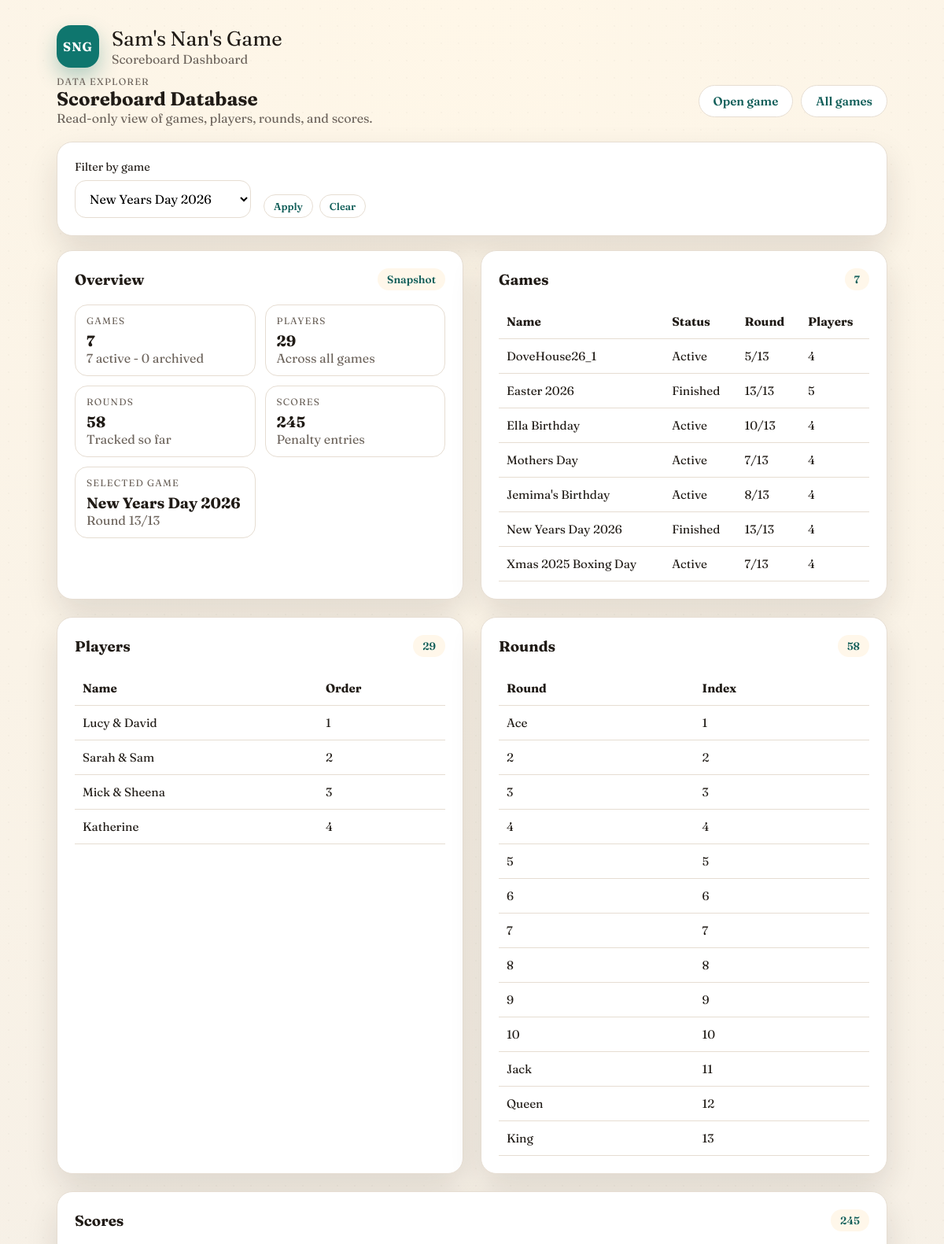
Screenshot of /explorer?game_id=2 (upper part) with the database file from the repository.
### models.py (models this page shows)
class Game(db.Model):
    __tablename__ = "games"
    id = db.Column(db.Integer, primary_key=True)
    name = db.Column(db.String(120), nullable=False)
    current_round_index = db.Column(db.Integer, nullable=False, default=1)
    finished = db.Column(db.Boolean, nullable=False, default=False)
    archived = db.Column(db.Boolean, nullable=False, default=False)
    created_at = db.Column(db.DateTime, default=datetime.utcnow)
    players = db.relationship(
        "Player",
        back_populates="game",
        order_by="Player.sort_order",
        cascade="all, delete-orphan",
    )
    rounds = db.relationship(
        "Round",
        back_populates="game",
        order_by="Round.round_index",
        cascade="all, delete-orphan",
    )

class Player(db.Model):
    __tablename__ = "players"
    id = db.Column(db.Integer, primary_key=True)
    game_id = db.Column(db.Integer, db.ForeignKey("games.id"), nullable=False)
    person_id = db.Column(db.Integer, db.ForeignKey("persons.id"), nullable=True)
    name = db.Column(db.String(80), nullable=False)
    sort_order = db.Column(db.Integer, nullable=False)
    created_at = db.Column(db.DateTime, default=datetime.utcnow)
    game = db.relationship("Game", back_populates="players")
    person = db.relationship("Person", back_populates="players")
    round_scores = db.relationship(
        "RoundScore",
        back_populates="player",
        cascade="all, delete-orphan",
    )

class Round(db.Model):
    __tablename__ = "rounds"
    id = db.Column(db.Integer, primary_key=True)
    game_id = db.Column(db.Integer, db.ForeignKey("games.id"), nullable=False)
    round_index = db.Column(db.Integer, nullable=False)
    round_name = db.Column(db.String(20), nullable=False)
    created_at = db.Column(db.DateTime, default=datetime.utcnow)
    game = db.relationship("Game", back_populates="rounds")
    scores = db.relationship(
        "RoundScore",
        back_populates="round",
        cascade="all, delete-orphan",
    )
    __table_args__ = (
        db.UniqueConstraint("game_id", "round_index", name="uq_round_game_index"),
    )

### app.py (the view)
@app.get("/explorer")
def explorer():
    selected_game_id = request.args.get("game_id", type=int)
    context = build_explorer_context(selected_game_id)
    if is_htmx_request():
        hx_target = request.headers.get("HX-Target")
        if hx_target == "explorer-body":
            return render_template("partials/explorer_content.html", **context)
        return render_template("partials/explorer_body.html", **context)
    return render_template("explorer.html", **context)

### app.py (called while the page is built)
def is_htmx_request():
    return request.headers.get("HX-Request") is not None

### templates/explorer.html
{% extends "base.html" %}
{% block content %}
  {% include "partials/explorer_body.html" %}
{% endblock %}

### templates/partials/explorer_content.html (shortened to what this page needs)
<div class="panel filter-panel">
  <form
    class="filter-bar"
    method="get"
    action="{{ url_for('explorer') }}"
    hx-get="{{ url_for('explorer') }}"
    hx-target="#explorer-body"
    hx-swap="innerHTML"
  >
    <label class="field">
      <span>Filter by game</span>
      <select name="game_id">
        {% for game in games %}
          <option value="{{ game.id }}" {% if selected_game and game.id == selected_game.id %}selected{% endif %}>
            {{ game.name }}
          </option>
        {% endfor %}
      </select>
    </label>
    <div class="filter-actions">
      <button type="submit" class="btn ghost small">Apply</button>
      {% if selected_game %}
        <a
          class="btn ghost small"
          href="{{ url_for('explorer') }}"
          hx-get="{{ url_for('explorer') }}"
          hx-target="#explorer-body"
          hx-swap="innerHTML"
        >Clear</a>
      {% endif %}
    </div>
  </form>
</div>
<div class="dashboard-grid explorer-grid">
  <div class="panel">
    <div class="panel-header">
      <h3>Overview</h3>
      <span class="tag">Snapshot</span>
    </div>
    <div class="insights-grid">
      <div class="stat-card">
        <div class="eyebrow">Games</div>
        <div class="stat-value">{{ game_count }}</div>
        <div class="muted">{{ active_games }} active - {{ archived_games }} archived</div>
      </div>
      <div class="stat-card">
        <div class="eyebrow">Players</div>
        <div class="stat-value">{{ player_count }}</div>
        <div class="muted">Across all games</div>
      </div>
      <div class="stat-card">
        <div class="eyebrow">Rounds</div>
        <div class="stat-value">{{ round_count }}</div>
        <div class="muted">Tracked so far</div>
      </div>
      <div class="stat-card">
        <div class="eyebrow">Scores</div>
        <div class="stat-value">{{ score_count }}</div>
        <div class="muted">Penalty entries</div>
      </div>
      {% if selected_game %}
        <div class="stat-card">
          <div class="eyebrow">Selected game</div>
          <div class="stat-value">{{ selected_game.name }}</div>
          <div class="muted">Round {{ selected_game.current_round_index }}/13</div>
        </div>
      {% endif %}
    </div>
  </div>
  <div class="panel">
    <div class="panel-header">
      <h3>Games</h3>
      <span class="tag">{{ game_count }}</span>
    </div>
    <div class="table-wrap">
      <table>
        <thead>
          <tr>
            <th>Name</th>
            <th>Status</th>
            <th>Round</th>
            <th>Players</th>
          </tr>
        </thead>
        <tbody>
          {% for summary in game_summaries %}
            <tr>
              <td>{{ summary.game.name }}</td>
              <td>
                {% if summary.game.archived %}
                  Archived
                {% elif summary.game.finished %}
                  Finished
                {% else %}
                  Active
                {% endif %}
              </td>
              <td>{{ summary.game.current_round_index }}/13</td>
              <td>{{ summary.player_count }}</td>
            </tr>
          {% else %}
            <tr>
              <td colspan="4" class="muted">No games yet.</td>
            </tr>
          {% endfor %}
        </tbody>
      </table>
    </div>
  </div>
  <div class="panel">
    <div class="panel-header">
      <h3>Players</h3>
      <span class="tag">{{ player_count }}</span>
    </div>
    <div class="table-wrap">
      <table>
        <thead>
          <tr>
            <th>Name</th>
            <th>Order</th>
          </tr>
        </thead>
        <tbody>
          {% for player in players %}
            <tr>
              <td>{{ player.name }}</td>
              <td>{{ player.sort_order + 1 }}</td>
            </tr>
          {% else %}
            <tr>
              <td colspan="{{ 2 if selected_game else 3 }}" class="muted">No players found.</td>
            </tr>
          {% endfor %}
        </tbody>
      </table>
    </div>
  </div>
  <div class="panel">
    <div class="panel-header">
      <h3>Rounds</h3>
      <span class="tag">{{ round_count }}</span>
    </div>
    <div class="table-wrap">
      <table>
        <thead>
          <tr>
            <th>Round</th>
            <th>Index</th>
          </tr>
        </thead>
        <tbody>
          {% for round_item in rounds %}
            <tr>
              <td>{{ round_item.round_name }}</td>
              <td>{{ round_item.round_index }}</td>
            </tr>
          {% else %}
            <tr>
              <td colspan="{{ 2 if selected_game else 3 }}" class="muted">No rounds found.</td>
            </tr>
          {% endfor %}
        </tbody>
      </table>
    </div>
  </div>
  <div class="panel wide">
    <div class="panel-header">
      <h3>Scores</h3>
      <span class="tag">{{ score_count }}</span>
    </div>
  </div>
</div>

### static/style.css (style rules this page uses)
:root { --bg: #f4efe7; --surface: #ffffff; --surface-strong: #fff7ea; --ink: #201b16; --muted: #6c635b; --accent: #0f766e; --accent-dark: #115e59; --highlight: #f59e0b; --danger: #b42318; --border: #e6ddd2; --shadow: 0 18px 40px rgba(32, 27, 22, 0.12); }
* { box-sizing: border-box; }
body { margin: 0; font-family: "Fraunces", "Georgia", serif; color: var(--ink); background: radial-gradient(circle at top, #fff7e8 0%, #f5efe6 50%, #f0e8dc 100%); min-height: 100vh; }
body::before { content: ""; position: fixed; inset: 0; background-image: radial-gradient(rgba(32, 27, 22, 0.06) 1px, transparent 0); background-size: 22px 22px; opacity: 0.4; pointer-events: none; z-index: -1; }
h2, h3, h4 { margin: 0; font-family: "Fraunces", "Georgia", serif; }
.panel { background: var(--surface); border-radius: 20px; padding: 22px; border: 1px solid var(--border); box-shadow: var(--shadow); animation: fadeUp 0.4s ease; }
.panel-header { display: flex; align-items: center; justify-content: space-between; gap: 16px; margin-bottom: 18px; }
.tag { padding: 6px 12px; border-radius: 999px; background: var(--surface-strong); color: var(--accent-dark); font-size: 0.85rem; font-weight: 600; }
.eyebrow { text-transform: uppercase; letter-spacing: 0.1em; font-size: 0.75rem; color: var(--muted); }
.muted { color: var(--muted); }
.field { display: grid; gap: 8px; font-size: 0.9rem; }
.field input, .field select { padding: 12px 14px; border-radius: 14px; border: 1px solid var(--border); font-size: 1rem; font-family: inherit; background: #fff; }
.btn, button { padding: 10px 18px; border-radius: 999px; border: none; font-size: 0.95rem; font-weight: 600; cursor: pointer; transition: transform 0.2s ease, box-shadow 0.2s ease; font-family: inherit; text-decoration: none; display: inline-flex; align-items: center; justify-content: center; gap: 8px; }
.btn.ghost, button.ghost { background: #fff; border: 1px solid var(--border); color: var(--accent-dark); }
.btn.small, button.small { padding: 6px 12px; font-size: 0.8rem; }
.dashboard-grid { display: grid; grid-template-columns: repeat(3, minmax(0, 1fr)); gap: 22px; }
.panel.wide { grid-column: 1 / -1; }
.insights-grid { display: grid; gap: 12px; grid-template-columns: repeat(auto-fit, minmax(160px, 1fr)); margin-bottom: 18px; }
.stat-card { border-radius: 16px; padding: 12px 14px; border: 1px solid var(--border); background: #fff; }
.stat-value { font-size: 1.2rem; font-weight: 700; margin-top: 6px; }
.filter-panel { margin-bottom: 18px; }
.filter-bar { display: flex; flex-wrap: wrap; gap: 16px; align-items: flex-end; }
.filter-actions { display: flex; gap: 8px; }
.explorer-grid { grid-template-columns: repeat(2, minmax(0, 1fr)); }
.table-wrap { overflow-x: auto; }
table { width: 100%; border-collapse: collapse; font-size: 0.95rem; }
th, td { text-align: left; padding: 12px 10px; border-bottom: 1px solid var(--border); }

### rows the page displays
Game: name "New Years Day 2026", current_round_index "13", game.name "New Years Day 2026", game.current_round_index "13"
Game: game.name "DoveHouse26_1", game.current_round_index "5"
Game: game.name "Easter 2026", game.current_round_index "13"
Game: game.name "Ella Birthday", game.current_round_index "10"
Game: game.name "Mothers Day", game.current_round_index "7"
Game: game.name "Jemima's Birthday", game.current_round_index "8"
Game: game.name "Xmas 2025 Boxing Day", game.current_round_index "7"
Player: name "Lucy & David", player.sort_order+1 "1"
Player: name "Sarah & Sam", player.sort_order+1 "2"
Player: name "Mick & Sheena", player.sort_order+1 "3"
Player: name "Katherine", player.sort_order+1 "4"
Round: round_name "Ace", round_index "1"
Round: round_name "2", round_index "2"
Round: round_name "3", round_index "3"
Round: round_name "4", round_index "4"
Round: round_name "5", round_index "5"
Round: round_name "6", round_index "6"
Round: round_name "7", round_index "7"
Round: round_name "8", round_index "8"
Round: round_name "9", round_index "9"
Round: round_name "10", round_index "10"
Round: round_name "Jack", round_index "11"
Round: round_name "Queen", round_index "12"
Round: round_name "King", round_index "13"

### other values shown
{{ game_count }} "7"
{{ active_games }} "7"
{{ archived_games }} "0"
{{ player_count }} "29"
{{ round_count }} "58"
{{ score_count }} "245"
{{ summary.player_count }} "4" "5" "4" "4" "4" "4" "4"
form field game_id "New Years Day 2026"
